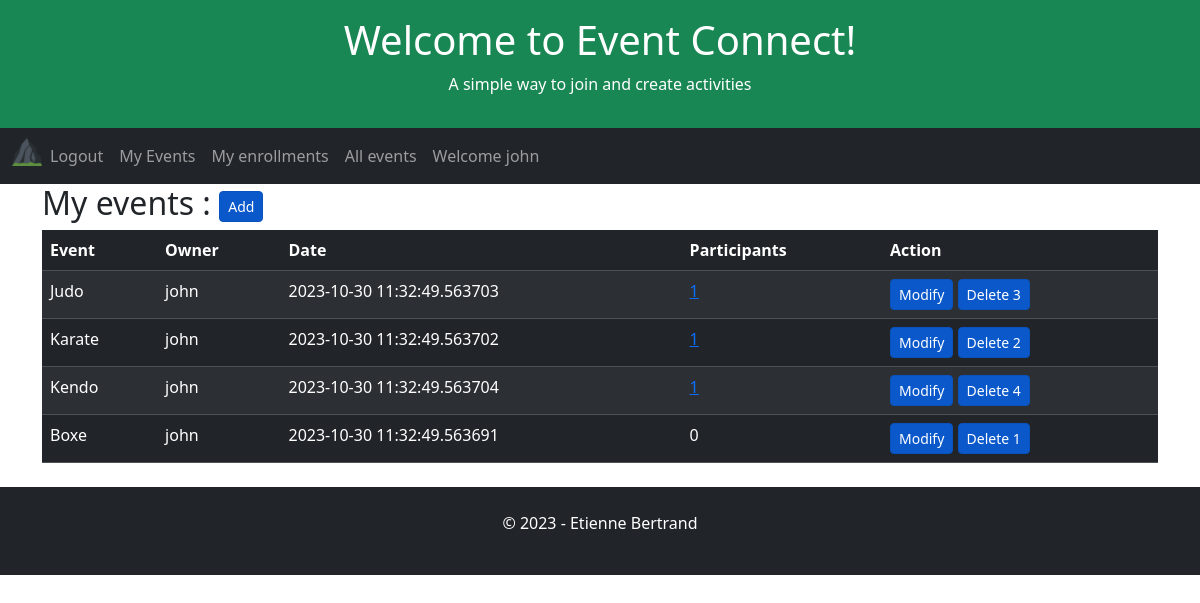
Screenshot of /user-events (signed in) with the database file from the repository.
### app/models.py (models this page shows, shortened)
class User(UserMixin, db.Model):
    id = db.Column(db.Integer, primary_key=True)
    username = db.Column(db.String(64), index=True, unique=True)
    email = db.Column(db.String(120), index=True, unique=True)
    password_hash = db.Column(db.String(128))

class Event(db.Model):
    id = db.Column(db.Integer, primary_key=True)
    user_id = db.Column(db.Integer, db.ForeignKey('user.id', name='fk_event_user'), nullable=False)
    title = db.Column(db.String(255), nullable=False)
    date = db.Column(db.DateTime, index=True, default=datetime.utcnow)

### app/routes.py (the view)
@app.route('/user-events', methods=['GET', 'POST', 'UPDATE'])
@login_required
def userEvents():
    global appName, appSlogan, appTitle, db
    user_id = current_user.id
    userEvents = db.session.query(
        Event.user_id,
        Event.id,
        User.username.label("owner"),
        Event.date,
        Event.title,
        func.count(Enrollment.user_id).label('participants')
    ).outerjoin(User, Event.user_id == User.id
    ).outerjoin(Enrollment, Event.id == Enrollment.event_id
    ).filter(
        Event.user_id == user_id
    ).group_by(
        Event.user_id,
        Event.date,
        Event.title
    ).order_by(
         func.count(Enrollment.user_id).label('participants').desc(),
         Event.title
    ).all()
    return render_template(
        'user-events.html',
        appName=appName,
        appTitle=appTitle,
        appSlogan=appSlogan,
        userEvents=userEvents
    )

### app/models.py (called while the page is built)
@login.user_loader
def load_user(id):
    return User.query.get(int(id))

### app/templates/user-events.html (shortened to what this page needs)
{% extends "home.html" %}
{% block content %}
    <h2>My events : <a href="{{ url_for('event') }}" class="btn btn-primary btn-sm active" role="button" aria-pressed="true">Add</a></h2>
        <table class="table table-dark table-hover table-striped">
            <thead>
            <tr>
                <th>Event</th>
                <th>Owner</th>
                <th>Date</th>
                <th>Participants</th>
                <th>Action</th>
            </tr>
            </thead>
            <tbody>
                {% for event in userEvents %}
                    <tr>
                        <td>{{ event.title }}</td>
                        <td>{{ event.owner }}</td>
                        <td>{{ event.date }}</td>
                        {% if event.participants > 0 %}
                        <td><a href="{{ url_for('eventEnrollments') }}/{{event.id}}" aria-pressed="true">{{ event.participants }}</a></td>
                        {% else %}
                        <td>{{ event.participants }}</td>
                    {% endif %}
                        <td>
                            <a href="{{ url_for('event') }}/{{event.id}}" class="btn btn-primary btn-sm active" role="button" aria-pressed="true">Modify</a>
                            <a href="{{ url_for('event') }}" class="btn btn-primary btn-sm active" role="button" aria-pressed="true" data-bs-toggle="modal" data-bs-target="#exampleModal" data-bs-whatever="{{event.id}}" >Delete {{ event.id }}</a>
                        </td>
                    </tr>
                {% endfor %}
            </tbody>
        </table>
{% endblock %}

### app/templates/home.html (shortened to what this page needs)
<!DOCTYPE html>
<html lang="en">
<head>
    <link href="https://cdn.jsdelivr.net/npm/bootstrap@5.3.2/dist/css/bootstrap.min.css" rel="stylesheet">
</head>
<body>
    <div class="p-3 bg-success text-white text-center">
    {% if appTitle %}
        <h1>{{ appTitle }}</h1>
        {% else %}
        <h1>hard coded appTitle xyz</h1>
    {% endif %}
    {% if appSlogan %}
        <p>{{ appSlogan }}</p>
        {% else %}
        <p>hard coded appSlogan xyz</p>
    {% endif %}
    </div>
    <nav class="navbar navbar-expand-lg bg-dark navbar-dark">
        <div class="container-fluid">
            <div class="collapse navbar-collapse" id="navbarNav">
            <ul class="navbar-nav">
                <li class="nav-item">
                    <a class="nav-brand" href="{{ url_for('index') }}">
                        <img src="{{ url_for('static', filename='/favicon_io/favicon-32x32.png') }}" width="30" height="30" alt="">
                    </a>
                </li>
                {% if current_user.is_anonymous %}
                <li class="nav-item">
                <a class="nav-link" href="{{ url_for('login') }}">Login</a>
                </li>
                <li class="nav-item">
                    <a class="nav-link" href="{{ url_for('register') }}">Subscribe</a>
                </li>
                {% else %}
                <li class="nav-item">
                    <a class="nav-link" href="{{ url_for('logout') }}">Logout</a>
                </li>
                <li class="nav-item">
                    <a class="nav-link" href="{{ url_for('userEvents') }}">My Events</a>
                </li>
                <li class="nav-item">
                    <a class="nav-link" href="{{ url_for('userEnrollments') }}">My enrollments</a>
                <li class="nav-item">
                    <a class="nav-link" href="{{ url_for('allEvents') }}">All events</a>
                </li>
                <li class="nav-item">
                    <a class="nav-link" href="{{ url_for('index') }}">Welcome {{ current_user.username }}</a>
                </li>
                {% endif %}
            </ul>
            </div>
        </div>
    </nav>
    <div class="container">
        {% block content %}{% endblock %}
    </div>
    <div class="mt-4 p-4 bg-dark text-white text-center">
    <p>© 2023 - Etienne Bertrand</p>
    </div>
</body>
</html>

### rows the page displays
User: username "john"
Event: title "Judo", owner "john", date "2023-10-30 11:32:49.563703", participants "1", id "3"
Event: title "Karate", owner "john", date "2023-10-30 11:32:49.563702", participants "1", id "2"
Event: title "Kendo", owner "john", date "2023-10-30 11:32:49.563704", participants "1", id "4"
Event: title "Boxe", owner "john", date "2023-10-30 11:32:49.563691", participants "0", id "1"

### other values shown
{{ appTitle }} "Welcome to Event Connect!"
{{ appSlogan }} "A simple way to join and create activities"
